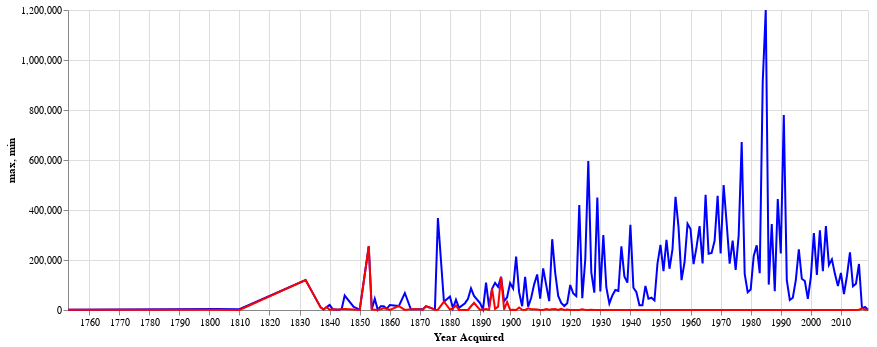

Notebook code cell kept with this figure:
### Code cell
#https://github.com/altair-viz/altair/issues/968
lines = alt.Chart(stats.reset_index()).encode(
    alt.X('Year Acquired:T')
).properties(
    width=800
)

lines = alt.layer(
    lines.mark_line(color='blue').encode(y='max:Q'),
    lines.mark_line(color='red').encode(y='min:Q')
)
lines

### Figure 1 — Vega-Lite specification as saved in the notebook (floating-point values rounded to 4 significant figures; data arrays with more than 128 entries replaced by an {"elided": "..."} marker saying what was removed)
{"config": {"view": {"continuousWidth": 400, "continuousHeight": 300}}, "layer": [{"mark": {"type": "line", "color": "blue"}, "encoding": {"x": {"field": "Year Acquired", "type": "temporal"}, "y": {"field": "max", "type": "quantitative"}}, "width": 800}, {"mark": {"type": "line", "color": "red"}, "encoding": {"x": {"field": "Year Acquired", "type": "temporal"}, "y": {"field": "min", "type": "quantitative"}}, "width": 800}], "data": {"name": "data-e8e4ee6bd8c2fa467c1704c26de52e8e"}, "$schema": "https://vega.github.io/schema/vega-lite/v4.17.0.json", "datasets": {"data-e8e4ee6bd8c2fa467c1704c26de52e8e": {"elided": "171 records"}}}
